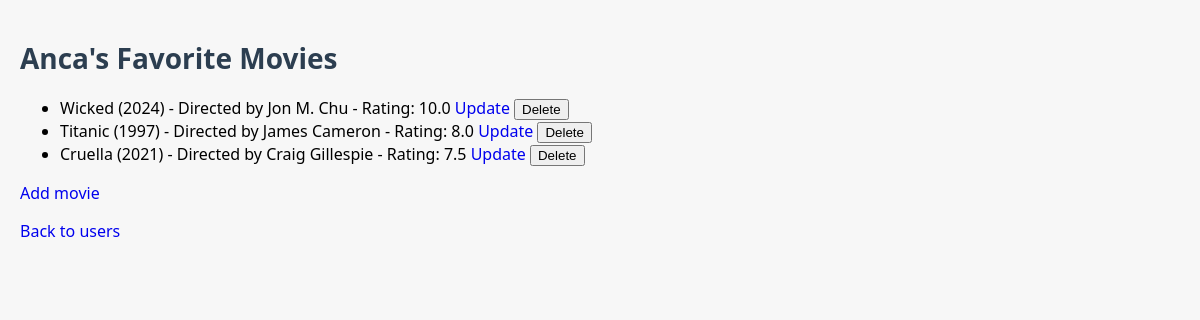
Before: /users/1 with the older database file.
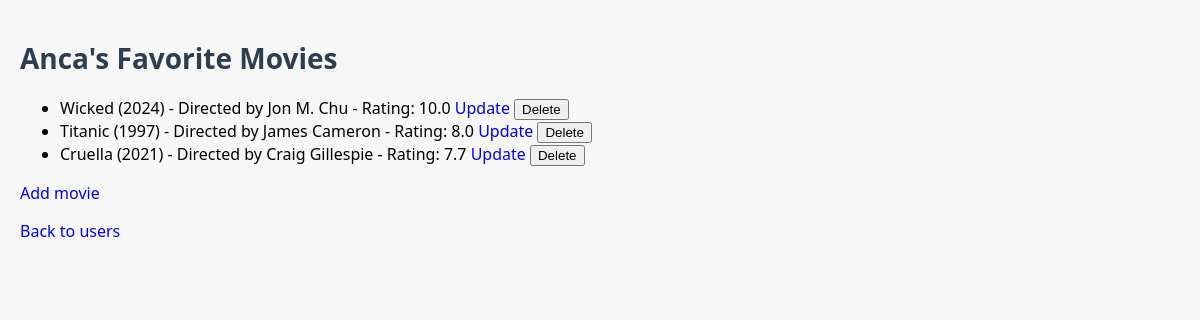
After: the same page with the newer database file.
### models.py (models this page shows)
class User(db.Model):
    __tablename__ = "users"
    id = db.Column(db.Integer, primary_key=True, autoincrement=True)
    name = db.Column(db.String(50), nullable=False)
    movies = db.relationship('Movie', backref='user', cascade="all, delete-orphan")

class Movie(db.Model):
    __tablename__ = "movies"
    id = db.Column(db.Integer, primary_key=True, autoincrement=True)
    user_id = db.Column(db.Integer, db.ForeignKey("users.id"), nullable=False)
    title = db.Column(db.String)
    director = db.Column(db.String)
    year = db.Column(db.Integer)
    rating = db.Column(db.Float)

### app.py (the view)
@app.route('/users/<int:user_id>', methods=['GET'])
def list_user_movies(user_id):
    try:
        user = User.query.get_or_404(user_id)
        return render_template('user_movies.html', user=user, movies=user.movies)
    except Exception as e:
        print(f"Error retrieving movies: {e}")
        return render_template('message.html', message="Failed to retrieve the movies.")

### templates/user_movies.html (shortened to what this page needs)
<!DOCTYPE html>
<html lang="en">
<head>
    <link rel="stylesheet" href="{{ url_for('static', filename='style.css') }}">
</head>
<body>
    <h1>{{ user.name }}'s Favorite Movies</h1>
    <ul>
        {% for movie in movies %}
            <li>
                {{ movie.title }} ({{ movie.year }}) - Directed by {{ movie.director }} - Rating: {{ movie.rating }}
                <a href="/users/{{ user.id }}/update_movie/{{ movie.id }}">Update</a>
                <form action="/users/{{ user.id }}/delete_movie/{{ movie.id }}" method="post" style="display:inline;">
                    <button type="submit" onclick="return confirm('Are you sure you want to delete this movie?');">Delete</button>
                </form>
            </li>
        {% else %}
            <li>No movies found for this user.</li>
        {% endfor %}
    </ul>
    <p><a href="/users/{{ user.id }}/add_movie">Add movie</a></p>
    <p><a href="/users">Back to users</a></p>
</body>
</html>

### static/style.css (style rules this page uses)
body { font-family: 'Segoe UI', Tahoma, Geneva, Verdana, sans-serif; background-color: #f7f7f7; margin: 0; padding: 20px; }
h1 { color: #2c3e50; font-size: 28px; margin-bottom: 20px; }
a { text-decoration: none; }

Changed rows visible on the page:
changed Movie "Cruella": rating "7.5" → "7.7"
